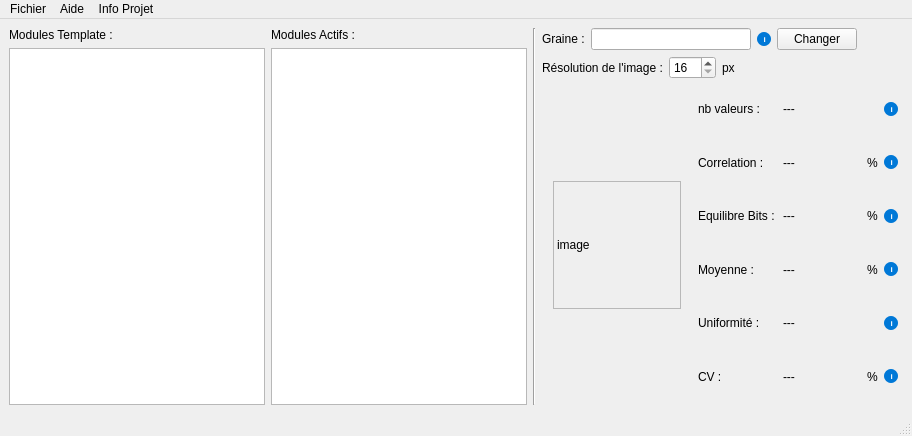
<?xml version="1.0" encoding="UTF-8"?>
<ui version="4.0">
 <class>MainWindow</class>
 <widget class="QMainWindow" name="MainWindow">
  <property name="enabled">
   <bool>true</bool>
  </property>
  <property name="geometry">
   <rect>
    <x>0</x>
    <y>0</y>
    <width>912</width>
    <height>436</height>
   </rect>
  </property>
  <property name="minimumSize">
   <size>
    <width>912</width>
    <height>436</height>
   </size>
  </property>
  <property name="windowTitle">
   <string>MainWindow</string>
  </property>
  <property name="styleSheet">
   <string notr="true"/>
  </property>
  <widget class="QWidget" name="centralwidget">
   <layout class="QHBoxLayout" name="horizontalLayout_5">
    <item>
     <layout class="QHBoxLayout" name="horizontalLayout_4">
      <item>
       <layout class="QVBoxLayout" name="verticalLayout">
        <item>
         <widget class="QLabel" name="label">
          <property name="text">
           <string>Modules Template :</string>
          </property>
         </widget>
        </item>
        <item>
         <widget class="ListeModulesTemplate" name="listeModulesTemplate">
          <property name="minimumSize">
           <size>
            <width>256</width>
            <height>344</height>
           </size>
          </property>
          <property name="acceptDrops">
           <bool>true</bool>
          </property>
          <property name="styleSheet">
           <string notr="true"/>
          </property>
          <property name="dragEnabled">
           <bool>false</bool>
          </property>
          <property name="dragDropMode">
           <enum>QAbstractItemView::DragDropMode::DragDrop</enum>
          </property>
          <property name="defaultDropAction">
           <enum>Qt::DropAction::CopyAction</enum>
          </property>
          <property name="supportedDragActions">
           <set>Qt::DropAction::CopyAction|Qt::DropAction::MoveAction</set>
          </property>
         </widget>
        </item>
       </layout>
      </item>
      <item>
       <layout class="QVBoxLayout" name="verticalLayout_2">
        <item>
         <widget class="QLabel" name="label_2">
          <property name="text">
           <string>Modules Actifs :</string>
          </property>
         </widget>
        </item>
        <item>
         <widget class="ListeModulesActifs" name="listeModulesActifs">
          <property name="minimumSize">
           <size>
            <width>256</width>
            <height>344</height>
           </size>
          </property>
          <property name="acceptDrops">
           <bool>true</bool>
          </property>
          <property name="styleSheet">
           <string notr="true"/>
          </property>
          <property name="dragEnabled">
           <bool>false</bool>
          </property>
          <property name="dragDropOverwriteMode">
           <bool>false</bool>
          </property>
          <property name="dragDropMode">
           <enum>QAbstractItemView::DragDropMode::DragDrop</enum>
          </property>
          <property name="defaultDropAction">
           <enum>Qt::DropAction::MoveAction</enum>
          </property>
         </widget>
        </item>
       </layout>
      </item>
     </layout>
    </item>
    <item>
     <widget class="Line" name="line">
      <property name="orientation">
       <enum>Qt::Orientation::Vertical</enum>
      </property>
     </widget>
    </item>
    <item>
     <layout class="QVBoxLayout" name="verticalLayout_3">
      <item>
       <layout class="QHBoxLayout" name="horizontalLayout">
        <item>
         <widget class="QLabel" name="label_3">
          <property name="text">
           <string>Graine :</string>
          </property>
         </widget>
        </item>
        <item>
         <widget class="QLineEdit" name="textGraine">
          <property name="sizePolicy">
           <sizepolicy hsizetype="Preferred" vsizetype="Fixed">
            <horstretch>0</horstretch>
            <verstretch>0</verstretch>
           </sizepolicy>
          </property>
          <property name="minimumSize">
           <size>
            <width>160</width>
            <height>0</height>
           </size>
          </property>
         </widget>
        </item>
        <item>
         <widget class="QLabel" name="infoNbValeurs_2">
          <property name="sizePolicy">
           <sizepolicy hsizetype="Fixed" vsizetype="Fixed">
            <horstretch>0</horstretch>
            <verstretch>0</verstretch>
           </sizepolicy>
          </property>
          <property name="minimumSize">
           <size>
            <width>14</width>
            <height>14</height>
           </size>
          </property>
          <property name="toolTip">
           <string>&lt;html&gt;&lt;head/&gt;&lt;body&gt;&lt;p&gt;La graine (plus connue sous le nom de seed) est le nombre initial (de taille 2^64-1) qui définit le premier nombre &amp;quot;aléatoire&amp;quot;.&lt;/p&gt;&lt;/body&gt;&lt;/html&gt;</string>
          </property>
          <property name="styleSheet">
           <string notr="true">QLabel {
    background-color: #0078D7;
    color: white;
    font-weight: bold;
    font-size: 8px;
    border-radius: 7px; 
    padding: 0px;
    margin: 0px;
  }</string>
          </property>
          <property name="text">
           <string>   i</string>
          </property>
         </widget>
        </item>
        <item>
         <widget class="QPushButton" name="boutonChangerGraine">
          <property name="text">
           <string>Changer</string>
          </property>
         </widget>
        </item>
        <item>
         <spacer name="horizontalSpacer_5">
          <property name="orientation">
           <enum>Qt::Orientation::Horizontal</enum>
          </property>
          <property name="sizeHint" stdset="0">
           <size>
            <width>40</width>
            <height>20</height>
           </size>
          </property>
         </spacer>
        </item>
       </layout>
      </item>
      <item>
       <layout class="QHBoxLayout" name="horizontalLayout_2">
        <item alignment="Qt::AlignmentFlag::AlignLeft">
         <widget class="QLabel" name="label_6">
          <property name="sizePolicy">
           <sizepolicy hsizetype="Fixed" vsizetype="Preferred">
            <horstretch>0</horstretch>
            <verstretch>0</verstretch>
           </sizepolicy>
          </property>
          <property name="text">
           <string>Résolution de l'image :</string>
          </property>
         </widget>
        </item>
        <item alignment="Qt::AlignmentFlag::AlignLeft">
         <widget class="QSpinBox" name="spinBoxResolution">
          <property name="sizePolicy">
           <sizepolicy hsizetype="Fixed" vsizetype="Fixed">
            <horstretch>0</horstretch>
            <verstretch>0</verstretch>
           </sizepolicy>
          </property>
          <property name="minimum">
           <number>16</number>
          </property>
          <property name="maximum">
           <number>512</number>
          </property>
         </widget>
        </item>
        <item alignment="Qt::AlignmentFlag::AlignLeft">
         <widget class="QLabel" name="label_14">
          <property name="sizePolicy">
           <sizepolicy hsizetype="Fixed" vsizetype="Preferred">
            <horstretch>0</horstretch>
            <verstretch>0</verstretch>
           </sizepolicy>
          </property>
          <property name="text">
           <string>px</string>
          </property>
         </widget>
        </item>
        <item>
         <spacer name="horizontalSpacer_4">
          <property name="orientation">
           <enum>Qt::Orientation::Horizontal</enum>
          </property>
          <property name="sizeHint" stdset="0">
           <size>
            <width>40</width>
            <height>20</height>
           </size>
          </property>
         </spacer>
        </item>
       </layout>
      </item>
      <item>
       <layout class="QHBoxLayout" name="horizontalLayout_3">
        <property name="spacing">
         <number>6</number>
        </property>
        <item>
         <layout class="QVBoxLayout" name="layoutImage">
          <property name="spacing">
           <number>0</number>
          </property>
          <item alignment="Qt::AlignmentFlag::AlignHCenter|Qt::AlignmentFlag::AlignVCenter">
           <widget class="QLabel" name="imageBruit">
            <property name="sizePolicy">
             <sizepolicy hsizetype="Fixed" vsizetype="Fixed">
              <horstretch>0</horstretch>
              <verstretch>0</verstretch>
             </sizepolicy>
            </property>
            <property name="minimumSize">
             <size>
              <width>128</width>
              <height>128</height>
             </size>
            </property>
            <property name="maximumSize">
             <size>
              <width>16777215</width>
              <height>16777215</height>
             </size>
            </property>
            <property name="frameShape">
             <enum>QFrame::Shape::StyledPanel</enum>
            </property>
            <property name="text">
             <string>image</string>
            </property>
            <property name="scaledContents">
             <bool>true</bool>
            </property>
           </widget>
          </item>
          <item>
           <spacer name="horizontalSpacer_minTailleImage">
            <property name="orientation">
             <enum>Qt::Orientation::Horizontal</enum>
            </property>
            <property name="sizeType">
             <enum>QSizePolicy::Policy::Fixed</enum>
            </property>
            <property name="sizeHint" stdset="0">
             <size>
              <width>128</width>
              <height>0</height>
             </size>
            </property>
           </spacer>
          </item>
          <item>
           <spacer name="horizontalSpacer_taileMaxLayoutImage">
            <property name="orientation">
             <enum>Qt::Orientation::Horizontal</enum>
            </property>
            <property name="sizeType">
             <enum>QSizePolicy::Policy::Expanding</enum>
            </property>
            <property name="sizeHint" stdset="0">
             <size>
              <width>25</width>
              <height>0</height>
             </size>
            </property>
           </spacer>
          </item>
         </layout>
        </item>
        <item>
         <layout class="QVBoxLayout" name="verticalLayout_4">
          <item>
           <layout class="QGridLayout" name="gridLayout" rowstretch="0,0,0,0,0,0">
            <property name="sizeConstraint">
             <enum>QLayout::SizeConstraint::SetDefaultConstraint</enum>
            </property>
            <item row="4" column="1">
             <widget class="QLabel" name="labelUniformite">
              <property name="text">
               <string>---</string>
              </property>
             </widget>
            </item>
            <item row="5" column="2">
             <widget class="QLabel" name="label_12">
              <property name="sizePolicy">
               <sizepolicy hsizetype="Fixed" vsizetype="Preferred">
                <horstretch>0</horstretch>
                <verstretch>0</verstretch>
               </sizepolicy>
              </property>
              <property name="text">
               <string>%</string>
              </property>
             </widget>
            </item>
            <item row="2" column="0">
             <widget class="QLabel" name="label_8">
              <property name="sizePolicy">
               <sizepolicy hsizetype="Preferred" vsizetype="Expanding">
                <horstretch>0</horstretch>
                <verstretch>0</verstretch>
               </sizepolicy>
              </property>
              <property name="text">
               <string>Equilibre Bits :</string>
              </property>
             </widget>
            </item>
            <item row="5" column="3">
             <widget class="QLabel" name="infoNbValeurs_8">
              <property name="sizePolicy">
               <sizepolicy hsizetype="Fixed" vsizetype="Fixed">
                <horstretch>0</horstretch>
                <verstretch>0</verstretch>
               </sizepolicy>
              </property>
              <property name="minimumSize">
               <size>
                <width>14</width>
                <height>14</height>
               </size>
              </property>
              <property name="toolTip">
               <string>&lt;html&gt;&lt;head/&gt;&lt;body&gt;&lt;p&gt;Le CV est le % de concentration des valeurs autour de la moyenne.&lt;/p&gt;&lt;p&gt;Il utilise l'ecart type divisé par la moyenne fois 100.&lt;/p&gt;&lt;p&gt;0% correspond à une consentration identique des valeurs sur la moyenne et 100% correspond à une dispertion des valeurs  &lt;/p&gt;&lt;p&gt;Attention, la moyenne peut ne pas être le millieu de la plage (regardez les tests précédent pour vérifier).&lt;/p&gt;&lt;p&gt;Le CV idéal n'est pas 50 %, mais environ 57,7 %.&lt;/p&gt;&lt;p&gt;Mais attention, cette valeur seul ne veut rien dire!&lt;/p&gt;&lt;/body&gt;&lt;/html&gt;</string>
              </property>
              <property name="styleSheet">
               <string notr="true">QLabel {
    background-color: #0078D7;
    color: white;
    font-weight: bold;
    font-size: 8px;
    border-radius: 7px; 
    padding: 0px;
    margin: 0px;
  }</string>
              </property>
              <property name="text">
               <string>   i</string>
              </property>
             </widget>
            </item>
            <item row="5" column="0">
             <widget class="QLabel" name="label_11">
              <property name="sizePolicy">
               <sizepolicy hsizetype="Preferred" vsizetype="Expanding">
                <horstretch>0</horstretch>
                <verstretch>0</verstretch>
               </sizepolicy>
              </property>
              <property name="text">
               <string>CV :</string>
              </property>
             </widget>
            </item>
            <item row="0" column="0">
             <widget class="QLabel" name="label_5">
              <property name="sizePolicy">
               <sizepolicy hsizetype="Preferred" vsizetype="Expanding">
                <horstretch>0</horstretch>
                <verstretch>0</verstretch>
               </sizepolicy>
              </property>
              <property name="text">
               <string>nb valeurs :</string>
              </property>
             </widget>
            </item>
            <item row="0" column="3">
             <widget class="QLabel" name="infoNbValeurs">
              <property name="sizePolicy">
               <sizepolicy hsizetype="Fixed" vsizetype="Fixed">
                <horstretch>0</horstretch>
                <verstretch>0</verstretch>
               </sizepolicy>
              </property>
              <property name="minimumSize">
               <size>
                <width>14</width>
                <height>14</height>
               </size>
              </property>
              <property name="toolTip">
               <string>&lt;html&gt;&lt;head/&gt;&lt;body&gt;&lt;p&gt;Ici le nombre de valeurs est définit par la resolution en px au carré, on peut voir l'échantion complet que les tests vont utiliser via l'image en noir et blanc avec 1 px = 1 valeur modulo 256 (teintes de noir).&lt;/p&gt;&lt;/body&gt;&lt;/html&gt;</string>
              </property>
              <property name="styleSheet">
               <string notr="true">QLabel {
    background-color: #0078D7;
    color: white;
    font-weight: bold;
    font-size: 8px;
    border-radius: 7px; 
    padding: 0px;
    margin: 0px;
  }</string>
              </property>
              <property name="text">
               <string>   i</string>
              </property>
             </widget>
            </item>
            <item row="4" column="0">
             <widget class="QLabel" name="label_4">
              <property name="sizePolicy">
               <sizepolicy hsizetype="Preferred" vsizetype="Expanding">
                <horstretch>0</horstretch>
                <verstretch>0</verstretch>
               </sizepolicy>
              </property>
              <property name="text">
               <string>Uniformité :</string>
              </property>
             </widget>
            </item>
            <item row="1" column="2">
             <widget class="QLabel" name="label_15">
              <property name="sizePolicy">
               <sizepolicy hsizetype="Fixed" vsizetype="Preferred">
                <horstretch>0</horstretch>
                <verstretch>0</verstretch>
               </sizepolicy>
              </property>
              <property name="layoutDirection">
               <enum>Qt::LayoutDirection::LeftToRight</enum>
              </property>
              <property name="text">
               <string>%</string>
              </property>
              <property name="alignment">
               <set>Qt::AlignmentFlag::AlignCenter</set>
              </property>
             </widget>
            </item>
            <item row="4" column="3">
             <widget class="QLabel" name="infoNbValeurs_7">
              <property name="sizePolicy">
               <sizepolicy hsizetype="Fixed" vsizetype="Fixed">
                <horstretch>0</horstretch>
                <verstretch>0</verstretch>
               </sizepolicy>
              </property>
              <property name="minimumSize">
               <size>
                <width>14</width>
                <height>14</height>
               </size>
              </property>
              <property name="toolTip">
               <string>&lt;html&gt;&lt;head/&gt;&lt;body&gt;&lt;p&gt;L'uniformité représente la répartition des valeurs sur la plage possible (0 à 2^128). Ici les coupures se feront à chaque 1% et on compte le nb valeurs dans ce quartier.&lt;/p&gt;&lt;p&gt;Cette valeur est à l'échelle de la loi statistique du chi-carré. On à une constante de 123.2 qui est spécifique à nos 100 quartier.&lt;br/&gt;Si on est &amp;gt; 123.2 alors les valeurs sont mal réparties et si on est &amp;gt; 123.2 alors elles sont plutôt régulières.&lt;/p&gt;&lt;p&gt;Attention, cette valeur n'est pas totalement fiable suivant le nb de valeurs étudiées&lt;/p&gt;&lt;/body&gt;&lt;/html&gt;</string>
              </property>
              <property name="styleSheet">
               <string notr="true">QLabel {
    background-color: #0078D7;
    color: white;
    font-weight: bold;
    font-size: 8px;
    border-radius: 7px; 
    padding: 0px;
    margin: 0px;
  }</string>
              </property>
              <property name="text">
               <string>   i</string>
              </property>
             </widget>
            </item>
            <item row="2" column="3">
             <widget class="QLabel" name="infoNbValeurs_6">
              <property name="sizePolicy">
               <sizepolicy hsizetype="Fixed" vsizetype="Fixed">
                <horstretch>0</horstretch>
                <verstretch>0</verstretch>
               </sizepolicy>
              </property>
              <property name="minimumSize">
               <size>
                <width>14</width>
                <height>14</height>
               </size>
              </property>
              <property name="toolTip">
               <string>&lt;html&gt;&lt;head/&gt;&lt;body&gt;&lt;p&gt;L'equilibre des bits est le % des bits 0 et 1. Où 0% veut dire que tout les bits sont à 0 et 100% est l'inverse.&lt;/p&gt;&lt;p&gt;Ce qui fait que la valeur idéale est 50% (-&amp;gt; est en moyenne équilibré).&lt;/p&gt;&lt;/body&gt;&lt;/html&gt;</string>
              </property>
              <property name="styleSheet">
               <string notr="true">QLabel {
    background-color: #0078D7;
    color: white;
    font-weight: bold;
    font-size: 8px;
    border-radius: 7px; 
    padding: 0px;
    margin: 0px;
  }</string>
              </property>
              <property name="text">
               <string>   i</string>
              </property>
             </widget>
            </item>
            <item row="3" column="2">
             <widget class="QLabel" name="label_16">
              <property name="sizePolicy">
               <sizepolicy hsizetype="Fixed" vsizetype="Preferred">
                <horstretch>0</horstretch>
                <verstretch>0</verstretch>
               </sizepolicy>
              </property>
              <property name="layoutDirection">
               <enum>Qt::LayoutDirection::LeftToRight</enum>
              </property>
              <property name="text">
               <string>%</string>
              </property>
              <property name="alignment">
               <set>Qt::AlignmentFlag::AlignCenter</set>
              </property>
             </widget>
            </item>
            <item row="3" column="1">
             <widget class="QLabel" name="labelMoyenne">
              <property name="text">
               <string>---</string>
              </property>
             </widget>
            </item>
            <item row="3" column="3">
             <widget class="QLabel" name="infoNbValeurs_4">
              <property name="sizePolicy">
               <sizepolicy hsizetype="Fixed" vsizetype="Fixed">
                <horstretch>0</horstretch>
                <verstretch>0</verstretch>
               </sizepolicy>
              </property>
              <property name="minimumSize">
               <size>
                <width>14</width>
                <height>14</height>
               </size>
              </property>
              <property name="toolTip">
               <string>&lt;html&gt;&lt;head/&gt;&lt;body&gt;&lt;p&gt;La moyenne correspond à la somme de l'échantillon divisé par le nb de valeurs.&lt;/p&gt;&lt;p&gt;Idéalement elle doit être la moitié de la valeur max (2^127).&lt;/p&gt;&lt;p&gt;Comme le nombre est trop grand on le met en % comme expliqué tout en haut.&lt;/p&gt;&lt;/body&gt;&lt;/html&gt;</string>
              </property>
              <property name="styleSheet">
               <string notr="true">QLabel {
    background-color: #0078D7;
    color: white;
    font-weight: bold;
    font-size: 8px;
    border-radius: 7px; 
    padding: 0px;
    margin: 0px;
  }</string>
              </property>
              <property name="text">
               <string>   i</string>
              </property>
             </widget>
            </item>
            <item row="5" column="1">
             <widget class="QLabel" name="labelCV">
              <property name="text">
               <string>---</string>
              </property>
             </widget>
            </item>
            <item row="3" column="0">
             <widget class="QLabel" name="label_10">
              <property name="sizePolicy">
               <sizepolicy hsizetype="Preferred" vsizetype="Expanding">
                <horstretch>0</horstretch>
                <verstretch>0</verstretch>
               </sizepolicy>
              </property>
              <property name="text">
               <string>Moyenne :</string>
              </property>
             </widget>
            </item>
            <item row="2" column="1">
             <widget class="QLabel" name="labelAquilibreBits">
              <property name="text">
               <string>---</string>
              </property>
             </widget>
            </item>
            <item row="0" column="1">
             <widget class="QLabel" name="labelNbValeurs">
              <property name="sizePolicy">
               <sizepolicy hsizetype="Preferred" vsizetype="Preferred">
                <horstretch>0</horstretch>
                <verstretch>0</verstretch>
               </sizepolicy>
              </property>
              <property name="text">
               <string>---</string>
              </property>
             </widget>
            </item>
            <item row="1" column="1">
             <widget class="QLabel" name="labelCorrelation">
              <property name="text">
               <string>---</string>
              </property>
             </widget>
            </item>
            <item row="1" column="3">
             <widget class="QLabel" name="infoNbValeurs_3">
              <property name="sizePolicy">
               <sizepolicy hsizetype="Fixed" vsizetype="Fixed">
                <horstretch>0</horstretch>
                <verstretch>0</verstretch>
               </sizepolicy>
              </property>
              <property name="minimumSize">
               <size>
                <width>14</width>
                <height>14</height>
               </size>
              </property>
              <property name="toolTip">
               <string>&lt;html&gt;&lt;head/&gt;&lt;body&gt;&lt;p&gt;La correlation est le % de bits similaires entre les deux derniers nombres. 0% correspond à un changement perpétuel entre 0 et 1 à chaque itération (toujours les deux même nombre) et 100% correspond toujours à la même valeur.&lt;/p&gt;&lt;p&gt;Ce qui fait que la valeur idéale est 50%.&lt;/p&gt;&lt;/body&gt;&lt;/html&gt;</string>
              </property>
              <property name="styleSheet">
               <string notr="true">QLabel {
    background-color: #0078D7;
    color: white;
    font-weight: bold;
    font-size: 8px;
    border-radius: 7px; 
    padding: 0px;
    margin: 0px;
  }</string>
              </property>
              <property name="text">
               <string>   i</string>
              </property>
             </widget>
            </item>
            <item row="2" column="2">
             <widget class="QLabel" name="label_18">
              <property name="sizePolicy">
               <sizepolicy hsizetype="Fixed" vsizetype="Preferred">
                <horstretch>0</horstretch>
                <verstretch>0</verstretch>
               </sizepolicy>
              </property>
              <property name="layoutDirection">
               <enum>Qt::LayoutDirection::LeftToRight</enum>
              </property>
              <property name="text">
               <string>%</string>
              </property>
              <property name="alignment">
               <set>Qt::AlignmentFlag::AlignCenter</set>
              </property>
             </widget>
            </item>
            <item row="1" column="0">
             <widget class="QLabel" name="label_7">
              <property name="sizePolicy">
               <sizepolicy hsizetype="Preferred" vsizetype="Expanding">
                <horstretch>0</horstretch>
                <verstretch>0</verstretch>
               </sizepolicy>
              </property>
              <property name="text">
               <string>Correlation :</string>
              </property>
             </widget>
            </item>
           </layout>
          </item>
          <item>
           <spacer name="horizontalSpacer_3">
            <property name="orientation">
             <enum>Qt::Orientation::Horizontal</enum>
            </property>
            <property name="sizeType">
             <enum>QSizePolicy::Policy::Fixed</enum>
            </property>
            <property name="sizeHint" stdset="0">
             <size>
              <width>200</width>
              <height>5</height>
             </size>
            </property>
           </spacer>
          </item>
         </layout>
        </item>
        <item>
         <spacer name="verticalSpacer">
          <property name="orientation">
           <enum>Qt::Orientation::Vertical</enum>
          </property>
          <property name="sizeType">
           <enum>QSizePolicy::Policy::Fixed</enum>
          </property>
          <property name="sizeHint" stdset="0">
           <size>
            <width>5</width>
            <height>200</height>
           </size>
          </property>
         </spacer>
        </item>
       </layout>
      </item>
     </layout>
    </item>
   </layout>
  </widget>
  <widget class="QMenuBar" name="menubar">
   <property name="geometry">
    <rect>
     <x>0</x>
     <y>0</y>
     <width>912</width>
     <height>23</height>
    </rect>
   </property>
   <widget class="QMenu" name="menuFichier">
    <property name="title">
     <string>Fichier</string>
    </property>
    <addaction name="actionSauvegarder_sous"/>
    <addaction name="actionCharger"/>
   </widget>
   <widget class="QMenu" name="menuAide">
    <property name="title">
     <string>Aide</string>
    </property>
    <addaction name="actionModules"/>
    <addaction name="actionTests"/>
   </widget>
   <addaction name="menuFichier"/>
   <addaction name="menuAide"/>
   <addaction name="actionInfo_Projet"/>
  </widget>
  <widget class="QStatusBar" name="statusbar"/>
  <action name="actionModules">
   <property name="text">
    <string>Modules</string>
   </property>
  </action>
  <action name="actionTests">
   <property name="text">
    <string>Tests</string>
   </property>
  </action>
  <action name="actionSauvegarder_sous">
   <property name="text">
    <string>Sauvegarder sous</string>
   </property>
  </action>
  <action name="actionCharger">
   <property name="text">
    <string>Charger</string>
   </property>
  </action>
  <action name="actionInfo_Projet">
   <property name="text">
    <string>Info Projet</string>
   </property>
  </action>
 </widget>
 <customwidgets>
  <customwidget>
   <class>ListeModulesActifs</class>
   <extends>QListWidget</extends>
   <header>listemodulesactifs.h</header>
  </customwidget>
  <customwidget>
   <class>ListeModulesTemplate</class>
   <extends>QListWidget</extends>
   <header>listemodulestemplate.h</header>
  </customwidget>
 </customwidgets>
 <resources/>
 <connections/>
</ui>
